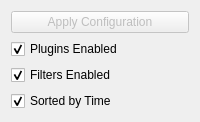
      <widget class="QFrame" name="enableConfigFrame">
       <property name="frameShape">
        <enum>QFrame::NoFrame</enum>
       </property>
       <property name="frameShadow">
        <enum>QFrame::Plain</enum>
       </property>
       <layout class="QGridLayout" name="gridLayout">
        <item row="0" column="0" colspan="3">
         <widget class="QPushButton" name="applyConfig">
          <property name="enabled">
           <bool>false</bool>
          </property>
          <property name="text">
           <string>Apply Configuration</string>
          </property>
          <property name="icon">
           <iconset resource="resource.qrc">
            <normaloff>:/toolbar/png/weather-storm.png</normaloff>
            <disabledoff>:/toolbar/png/weather-clear.png</disabledoff>:/toolbar/png/weather-storm.png</iconset>
          </property>
         </widget>
        </item>
        <item row="2" column="0">
         <widget class="QCheckBox" name="pluginsEnabled">
          <property name="text">
           <string>Plugins Enabled</string>
          </property>
          <property name="checked">
           <bool>true</bool>
          </property>
         </widget>
        </item>
        <item row="3" column="0">
         <widget class="QCheckBox" name="filtersEnabled">
          <property name="text">
           <string>Filters Enabled</string>
          </property>
          <property name="checked">
           <bool>true</bool>
          </property>
         </widget>
        </item>
        <item row="4" column="0">
         <widget class="QCheckBox" name="checkBoxSortByTime">
          <property name="text">
           <string>Sorted by Time</string>
          </property>
          <property name="checked">
           <bool>true</bool>
          </property>
         </widget>
        </item>
       </layout>
      </widget>
